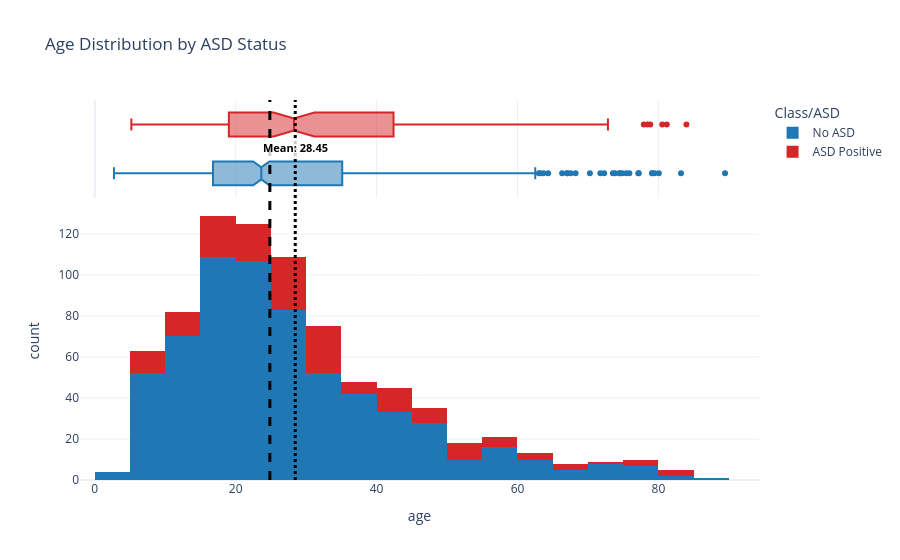

Here is the notebook cell this chart was saved with:
### Code cell
#4. Add Mean annotation (label)
fig.add_annotation(
    x=age_mean,
    y=0.9,
    yref="paper",
    text=f"<b>Mean: {age_mean:.2f}</b>",
    showarrow=False,
    font=dict(color="black", size=11),
    bgcolor="rgba(255, 255, 255, 0.8)"
)

fig.show()

### Figure 1 — Plotly figure (JSON) as saved in the notebook; plotly's stock layout.template omitted (floating-point values rounded to 4 significant figures; data arrays with more than 128 entries replaced by an {"elided": "..."} marker saying what was removed)
{"data": [{"alignmentgroup": "True", "bingroup": "x", "hovertemplate": "Class/ASD=No ASD<br>age=%{x}<br>count=%{y}<extra></extra>", "legendgroup": "No ASD", "marker": {"color": "#1f77b4", "pattern": {"shape": ""}}, "name": "No ASD", "nbinsx": 30, "offsetgroup": "No ASD", "orientation": "v", "showlegend": true, "type": "histogram", "x": {"elided": "639 float values"}, "xaxis": "x", "yaxis": "y"}, {"alignmentgroup": "True", "hovertemplate": "Class/ASD=No ASD<br>age=%{x}<extra></extra>", "legendgroup": "No ASD", "marker": {"color": "#1f77b4"}, "name": "No ASD", "notched": true, "offsetgroup": "No ASD", "showlegend": false, "type": "box", "x": {"elided": "639 float values"}, "xaxis": "x2", "yaxis": "y2"}, {"alignmentgroup": "True", "bingroup": "x", "hovertemplate": "Class/ASD=ASD Positive<br>age=%{x}<br>count=%{y}<extra></extra>", "legendgroup": "ASD Positive", "marker": {"color": "#d62728", "pattern": {"shape": ""}}, "name": "ASD Positive", "nbinsx": 30, "offsetgroup": "ASD Positive", "orientation": "v", "showlegend": true, "type": "histogram", "x": {"elided": "161 float values"}, "xaxis": "x", "yaxis": "y"}, {"alignmentgroup": "True", "hovertemplate": "Class/ASD=ASD Positive<br>age=%{x}<extra></extra>", "legendgroup": "ASD Positive", "marker": {"color": "#d62728"}, "name": "ASD Positive", "notched": true, "offsetgroup": "ASD Positive", "showlegend": false, "type": "box", "x": {"elided": "161 float values"}, "xaxis": "x2", "yaxis": "y2"}], "layout": {"annotations": [{"bgcolor": "rgba(255, 255, 255, 0.8)", "font": {"color": "black", "size": 11}, "showarrow": false, "text": "<b>Mean: 28.45</b>", "x": 28.45, "y": 0.9, "yref": "paper"}], "autosize": true, "barmode": "stack", "legend": {"title": {"text": "Class/ASD"}, "tracegroupgap": 0}, "shapes": [{"line": {"color": "black", "dash": "dot", "width": 3}, "type": "line", "x0": 28.45, "x1": 28.45, "xref": "x", "y0": 0, "y1": 1, "yref": "paper"}, {"line": {"color": "black", "dash": "dash", "width": 3}, "type": "line", "x0": 24.85, "x1": 24.85, "xref": "x", "y0": 0, "y1": 1, "yref": "paper"}], "title": {"text": "Age Distribution by ASD Status"}, "xaxis": {"anchor": "y", "autorange": true, "domain": [0, 1], "range": [-2.101, 94.28], "title": {"text": "age"}, "type": "linear"}, "xaxis2": {"anchor": "y2", "autorange": true, "domain": [0, 1], "matches": "x", "range": [-2.101, 94.28], "showgrid": true, "showticklabels": false, "type": "linear"}, "yaxis": {"anchor": "x", "autorange": true, "domain": [0, 0.7326], "range": [0, 135.8], "title": {"text": "count"}}, "yaxis2": {"anchor": "x2", "autorange": true, "domain": [0.7426, 1], "matches": "y2", "range": [-0.5, 1.5], "showgrid": false, "showline": false, "showticklabels": false, "ticks": "", "type": "category"}}}
